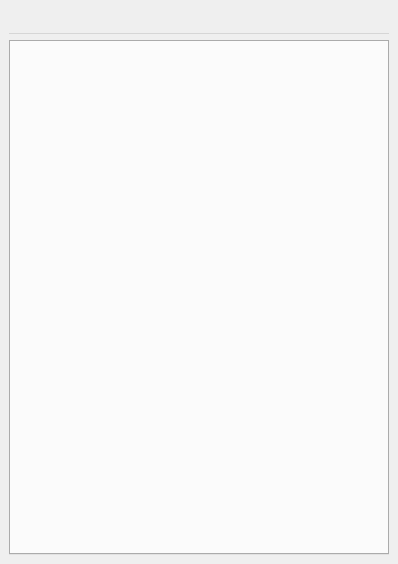
<?xml version="1.0" encoding="UTF-8"?>
<ui version="4.0">
 <class>ExplorerHost</class>
 <widget class="QMainWindow" name="ExplorerHost">
  <property name="geometry">
   <rect>
    <x>0</x>
    <y>0</y>
    <width>398</width>
    <height>564</height>
   </rect>
  </property>
  <property name="windowTitle">
   <string>UFE Explorer</string>
  </property>
  <widget class="QWidget" name="container">
   <layout class="QVBoxLayout" name="verticalLayout">
    <item>
     <widget class="QMenuBar" name="menuBar">
      <property name="minimumSize">
       <size>
        <width>0</width>
        <height>25</height>
       </size>
      </property>
     </widget>
    </item>
    <item>
     <widget class="TabWidget" name="tabWidget">
      <property name="currentIndex">
       <number>-1</number>
      </property>
      <property name="tabsClosable">
       <bool>true</bool>
      </property>
     </widget>
    </item>
   </layout>
  </widget>
 </widget>
 <customwidgets>
  <customwidget>
   <class>TabWidget</class>
   <extends>QTabWidget</extends>
   <header>tabwidget.h</header>
   <container>1</container>
  </customwidget>
 </customwidgets>
 <resources/>
 <connections/>
</ui>
